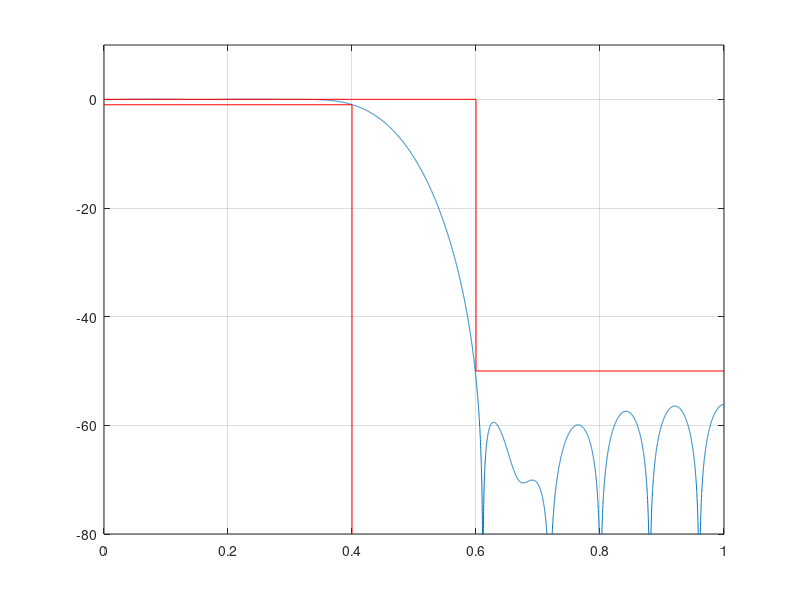

Recreate this plot in MATLAB.
clear all;
close all;
clc;

wp = 0.4*pi; ws = 0.6*pi; % spec
As = 50; Ap = 1; % spec
wc1 = sqrt(wp*ws); % media geometrica
% wc = 0.1*pi;
Dw1 = ws - wp;
G0 = 0;

% Projeto inicial
Dw = Dw1;
wc = wc1;
M1 = 12;
M = M1;
N = 2*M+1;

% segundo ajuste M (n/2)
wp2 = 0.4253*pi; ws2 = 0.6064*pi;
Dw2 = ws2 -wp2;
M2 = ceil(M1*Dw2/Dw1); % nova ordem do filtro 2*M2
M = M2;

% segundo ajuste M (n/2)
wp3 = 0.4155*pi; ws3 = 0.6336*pi;
Dw3 = ws3 -wp3;
M3 = ceil(M2*Dw3/Dw1); % nova ordem do filtro 2*M2
M = M3;
wc = wc - 0.021*pi;



% % segundo ajuste M (n/2)
% wp2 = 0.4395*pi; ws2 = 0.5839*pi;
% Dw2 = ws2 -wp2;
% M2 = ceil(M1*Dw2/Dw1); % nova ordem do filtro 2*M2
% M = M2;
% 
% % terceiro ajuste M (n/2) (nem precisava - deu mesma ordem do segundo)
% wp3 = 0.4239*pi; ws3 = 0.6124*pi;
% Dw3 = ws3 - wp3;
% M3 = ceil(M2*Dw3/Dw1); % nova ordem do filtro 2*M2
% M = M3;

% % ajuste deslocamento
% Dws = ws - ws3;
% Dwp = wp - wp3;
% wc3 = wc1 + (Dwp + Dws)/2;
% wc = wc3;

wc1 = 0.25*pi; wc2 = 0.55*pi;

% M = ceil(M*5/3);
N = 2*M+1;
wcheb = chebwin(N, As-8)';

k = 1:M;
type = 'LP'; db = 1;
switch type
    case 'LP'
        bi = sin(wc*k)./(pi*k);
        b0 = wc/pi;
        b = [flip(bi) b0 bi];

    case 'HP'
        bi = -sin(wc*k)./(pi*k);
        b0 = 1-wc/pi;
        b = [flip(bi) b0 bi];
        
    case 'BP'
        bi = (sin(k*wc2) - sin(k*wc1))./(k*pi);
        b0 = (wc2-wc1)/pi
        b = [flip(bi) b0 bi];
        
end

m = -M:M;
b = b.*wcheb*10^(-G0/20); % janela de keiser

% subplot(3,2,[4 6])
% zplane(b, 1);
% axis([-2 2 -2 2])
% [h, w] = freqz(b, 1, 'whole');
% subplot(322)
% stem(b), grid on;
% subplot(321)
% [h, w] = freqz(b, 1, linspace(0,pi,10000));
% % plot(w/pi, abs(h)); grid on;
% plot(w/pi, 20*log10(abs(h))); grid on;
% ylim([-80 5])
% Amim = 80
% % plot([0 wp wp]/pi, -[Ap Ap Amin], 'r');
% 
% subplot(323)
% plot(w/pi, unwrap(angle(h))/pi); grid on;
% subplot(325)
% grpdelay(b, 1)


[h, w] = freqz(b, 1, linspace(0,pi,10000));
% plot(w/pi, abs(h)); grid on;
plot(w/pi, 20*log10(abs(h))); grid on;
ylim([-80 10])
hold on;
plot([0,wp,wp]/pi,[-Ap,-Ap,-80], '-red')
plot([0,ws/pi,ws/pi,1],[0,0,-As,-As], '-red')